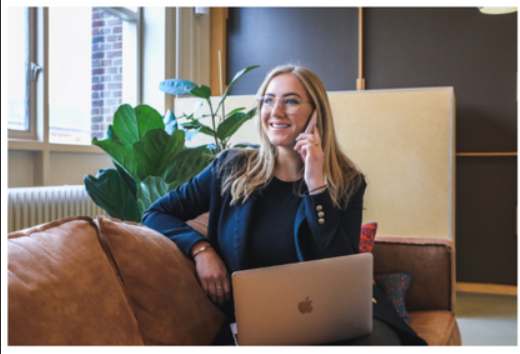
#> input picture PRIMER MOMENTO EVALUATIVO/SEGUNDO MOMENTO EVALUATIVO/Practica_24_04/img.png, 520 x 354 px
$ jupyter execute practica.ipynb
#> lines starting #> are read from the running program, lines starting #| are printed output that depends on the picture; after the words box and inside, x2 and y2 are one past the last pixel; in counts of white or black regions, pixels touching at a corner belong together
[cell 1]
import cv2
import numpy as np
import matplotlib.pyplot as plt

def desenfoque_sector_invertido(img, centro, x, y):
    img1 = np.copy(img)

    valx, valy = centro
    mediox = x // 2
    medioy = y // 2
    mascara = np.zeros_like(img, dtype=np.uint8)
    cv2.ellipse(mascara, (valx, valy), (mediox, medioy), 0, 0, 360, (255, 255, 255), -1)
    cv2.ellipse(img1, (valx, valy), (mediox, medioy), 0, 0, 360, (0, 255, 0), 2)
    mascara_invertida = cv2.bitwise_not(mascara)
    desenfoque = cv2.GaussianBlur(img, (15, 15), 0)
    img1[mascara_invertida != 0] = desenfoque[mascara_invertida != 0]

    return img1

imagen = cv2.imread('img.png')
#> imagen is the input picture: shape (354, 520, 3); mean B, G, R 109, 116.7, 126.1
imagen = cv2.cvtColor(imagen, cv2.COLOR_BGR2RGB)
canny = cv2.Canny(imagen, 50, 150)
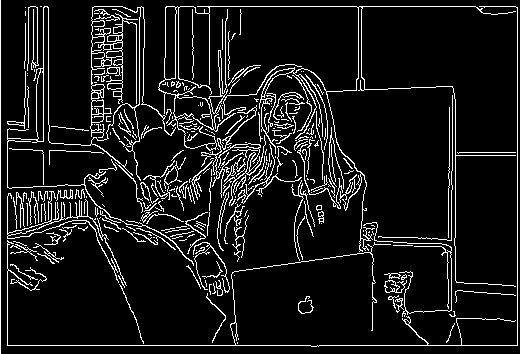
#> canny: shape (354, 520); 9.4% white in thin lines or dots
img_fin = desenfoque_sector_invertido(imagen, (200, 200), 200, 200)
#> in desenfoque_sector_invertido, `cv2.ellipse(mascara, (valx, valy), (mediox, medioy), 0, 0, 360, (255, ..`:
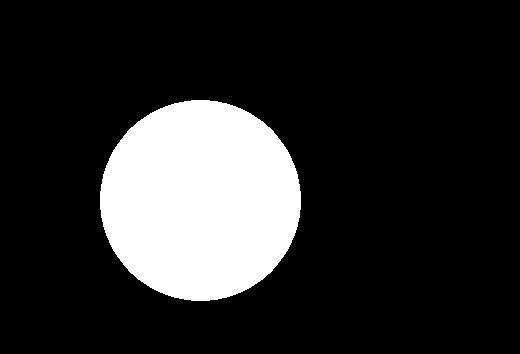
#> mascara: shape (354, 520, 3); 17.2% white; 1 white region, box (x1, y1, x2, y2) and area: (100, 100, 301, 301) 31679
#> in desenfoque_sector_invertido, `cv2.ellipse(img1, (valx, valy), (mediox, medioy), 0, 0, 360, (0, 255, ..`:
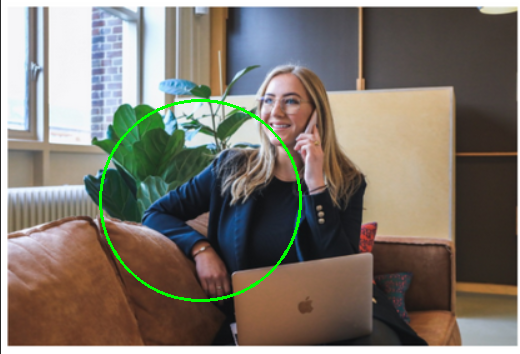
#> img1: shape (354, 520, 3); mean R, G, B 125, 118.2, 108.1
#> in desenfoque_sector_invertido, `desenfoque = cv2.GaussianBlur(img, (15, 15), 0)`:
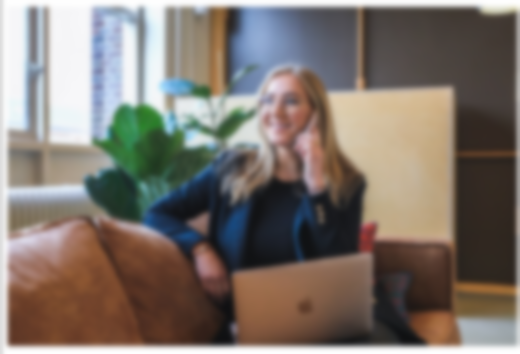
#> desenfoque: shape (354, 520, 3); mean R, G, B 126.2, 116.8, 109.1


plt.figure(figsize=(20, 6))

plt.subplot(131)
plt.title("img original")
plt.imshow(imagen)

plt.subplot(132)
plt.title("img final")
plt.imshow(img_fin)
plt.subplot(133)
plt.title("img final")
plt.imshow(canny)

plt.show()

[cell 2]
import cv2
import numpy as np
import matplotlib.pyplot as plt

def desenfoque_sector_invertido(img, centro, x, y):
    img1 = np.copy(img)

    valx, valy = centro
    mediox = x // 2
    medioy = y // 2
    mascara = np.zeros_like(img, dtype=np.uint8)
    cv2.ellipse(mascara, (valx, valy), (mediox, medioy), 0, 0, 360, (255, 255, 255), -1)
    cv2.ellipse(img1, (valx, valy), (mediox, medioy), 0, 0, 360, (0, 255, 0), 2)
    mascara_invertida = cv2.bitwise_not(mascara)
    desenfoque = cv2.GaussianBlur(img, (15, 15), 0)
    img1[mascara_invertida != 0] = desenfoque[mascara_invertida != 0]

    return img1

imagen = cv2.imread('img.png')
imagen = cv2.cvtColor(imagen, cv2.COLOR_BGR2RGB)
img_fin = desenfoque_sector_invertido(imagen, (200, 200), 200, 200)


plt.figure(figsize=(20, 6))

plt.subplot(131)
plt.title("img original")
plt.imshow(imagen)

plt.subplot(132)
plt.title("img final")
plt.imshow(img_fin)


plt.show()
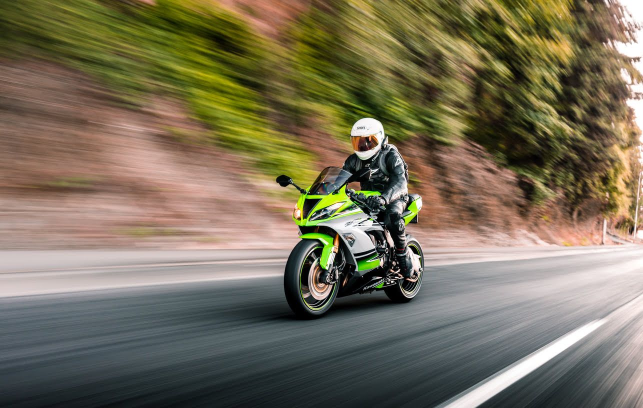
#> input picture PRIMER MOMENTO EVALUATIVO/SEGUNDO MOMENTO EVALUATIVO/Practica_24_04/moto.jpg, 1286 x 816 px (shown at 1/2 size)
#> further down, image is the input picture: shape (816, 1286, 3); mean B, G, R 89.5, 111.8, 120.3

[cell 3]
from rembg import remove
from PIL import Image
import sys

def main():
    # Verificar que se proporcionen los argumentos adecuados
    if len(sys.argv) < 3:
        print("Usage: python remove_background.py input_path output_path")
        return

    # Obtener rutas de entrada y salida desde los argumentos de la línea de comandos
    input_path = sys.argv[1]
    output_path = sys.argv[2]

    # Abrir la imagen de entrada
    input_image = Image.open(input_path)

    # Eliminar el fondo de la imagen
    output_image = remove(input_image)

    # Guardar la imagen resultante
    output_image.save(output_path)

if __name__ == "__main__":
    main()

[cell 4]
import cv2
import numpy as np
import matplotlib.pyplot as plt

def conv_vertical(img, mask_size):
#> called with mask_size = 25
    mask = np.ones((mask_size, 1), np.float32) / mask_size
    img_conv = cv2.filter2D(img, -1, mask)
    return cv2.GaussianBlur(img_conv, (15, 15), 0)

def conv_horizontal(img, mask_size):
#> called with mask_size = 25
    mask = np.ones((1, mask_size), np.float32) / mask_size
    img_conv = cv2.filter2D(img, -1, mask)
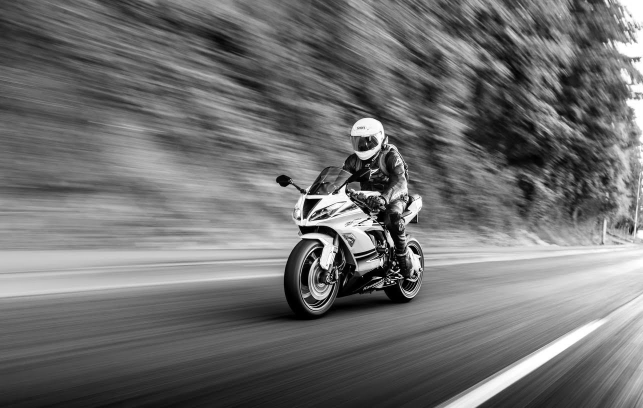
#> img: shape (816, 1286) (shown at 1/2 size); min 0, max 255, mean 111.8
    return cv2.GaussianBlur(img_conv, (15, 15), 0)

def conv_diagonal(img, mask_size):
#> called with mask_size = 25
    mask = np.eye(mask_size, dtype=np.float32) / mask_size
    img_conv = cv2.filter2D(img, -1, mask)
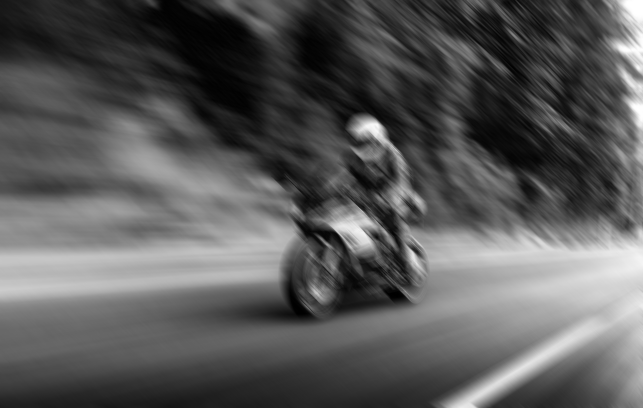
#> img_conv: shape (816, 1286) (shown at 1/2 size); min 0, max 255, mean 89.5
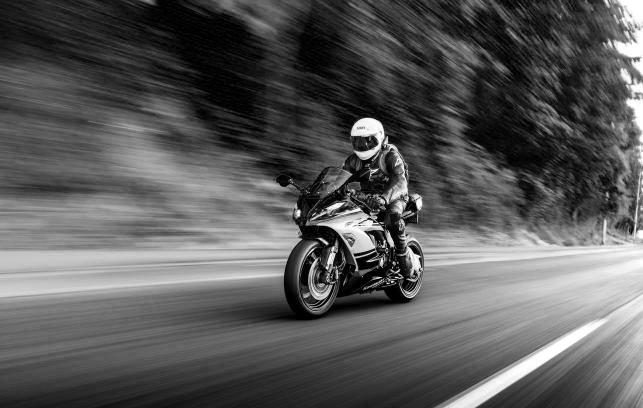
#> img: shape (816, 1286) (shown at 1/2 size); min 0, max 255, mean 89.5
    return cv2.GaussianBlur(img_conv, (15, 15), 0)

def desenfoque_sector_invertido(img, centro, x, y):
#> called with centro = (700, 460), x = 450, y = 450
    img1 = np.copy(img)

    valx, valy = centro
    mediox = x // 2
    medioy = y // 2
    mascara = np.zeros_like(img, dtype=np.uint8)
    cv2.ellipse(mascara, (valx, valy), (mediox, medioy), 0, 0, 360, (255, 255, 255), -1)
#> mascara: shape (816, 1286, 3); 15.2% white; 1 white region, box (x1, y1, x2, y2) and area: (475, 235, 926, 686) 159531
    cv2.ellipse(img1, (valx, valy), (mediox, medioy), 0, 0, 360, (0, 255, 0), 2)
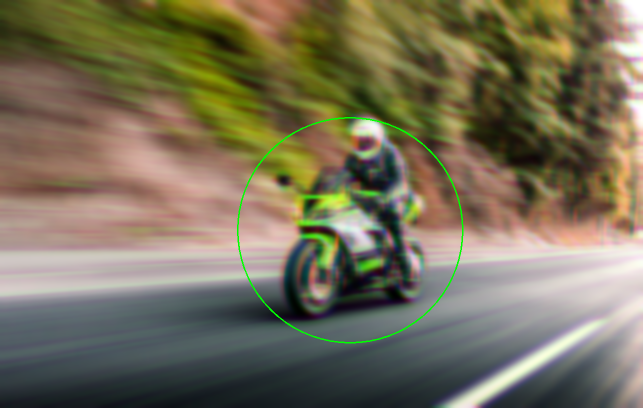
#> img1: shape (816, 1286, 3) (shown at 1/2 size); mean R, G, B 119.8, 112.3, 89.1
    mascara_invertida = cv2.bitwise_not(mascara)
    desenfoque = cv2.GaussianBlur(img, (15, 15), 0)
#> desenfoque: shape (816, 1286, 3)
    img1[mascara_invertida != 0] = desenfoque[mascara_invertida != 0]

    return img1

image = cv2.imread('moto.jpg')
img_rgb = cv2.cvtColor(image, cv2.COLOR_BGR2RGB)

mask_size_vertical = 25
mask_size_horizontal = 25
mask_size_diagonal = 25

img_r_vertical = conv_vertical(img_rgb[:,:,0], mask_size_vertical)
img_g_horizontal = conv_horizontal(img_rgb[:,:,1], mask_size_horizontal)
img_b_diagonal = conv_diagonal(img_rgb[:,:,2], mask_size_diagonal)

img_combined = np.stack([img_r_vertical, img_g_horizontal, img_b_diagonal], axis=2)

img_fin = desenfoque_sector_invertido(img_combined, (700, 460), 450, 450)

plt.figure(figsize=(20, 6))

plt.subplot(131)
plt.title("img original")
plt.imshow(img_rgb)


plt.subplot(132)
plt.title("img final (convoluciones)")
plt.imshow(img_combined)


plt.subplot(133)
plt.title("img final (convoluciones + desenfoque)")
plt.imshow(img_fin)


plt.tight_layout()
plt.show()

[cell 5]
import cv2
import numpy as np
import matplotlib.pyplot as plt

def conv_vertical(img, mask_size):
    mask = np.ones((mask_size, 1), np.float32) / mask_size
    img_conv = cv2.filter2D(img, -1, mask)
    return img_conv

def conv_horizontal(img, mask_size):
    mask = np.ones((1, mask_size), np.float32) / mask_size
    img_conv = cv2.filter2D(img, -1, mask)
    return img_conv

def conv_diagonal(img, mask_size):
    mask = np.eye(mask_size, dtype=np.float32) / mask_size
    img_conv = cv2.filter2D(img, -1, mask)
    return img_conv

def desenfoque_sector_invertido(img, centro, x, y):
#> called with centro = (800, 500), x = 400, y = 400
    img1 = np.copy(img)

    valx, valy = centro
    mediox = x // 2
    medioy = y // 2
    mascara = np.zeros_like(img, dtype=np.uint8)
    cv2.ellipse(mascara, (valx, valy), (mediox, medioy), 0, 0, 360, (255, 255, 255), -1)
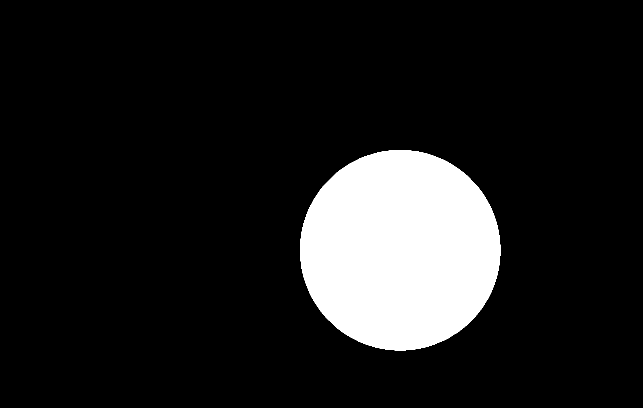
#> mascara: shape (816, 1286, 3) (shown at 1/2 size); 12% white; 1 white region, box (x1, y1, x2, y2) and area: (600, 300, 1001, 701) 126169

    # Aplicar desenfoque solo fuera del círculo
    desenfoque = cv2.GaussianBlur(img, (15, 15), 0)
    img1[mascara == 0] = desenfoque[mascara == 0]

    return img1

image = cv2.imread('moto.jpg')
img_rgb = cv2.cvtColor(image, cv2.COLOR_BGR2RGB)

mask_size_vertical = 25
mask_size_horizontal = 25
mask_size_diagonal = 25

img_r_vertical = conv_vertical(img_rgb[:,:,0], mask_size_vertical)
img_g_horizontal = conv_horizontal(img_rgb[:,:,1], mask_size_horizontal)
img_b_diagonal = conv_diagonal(img_rgb[:,:,2], mask_size_diagonal)

img_combined = np.stack([img_r_vertical, img_g_horizontal, img_b_diagonal], axis=2)

img_fin = desenfoque_sector_invertido(img_combined, (800, 500), 400, 400)

plt.figure(figsize=(20, 6))

plt.subplot(131)
plt.title("img original")
plt.imshow(img_rgb)


plt.subplot(132)
plt.title("img final (convoluciones)")
plt.imshow(img_combined)


plt.subplot(133)
plt.title("img final (convoluciones + desenfoque)")
plt.imshow(img_fin)


plt.tight_layout()
plt.show()
